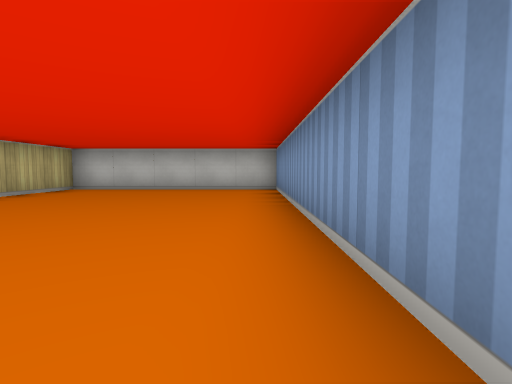
View 1 (above)

15 first-person views from a walk through a cub3D ray-caster map. The camera is about half as high as the walls, tilts 4° down and sees 80° across. The floor is counted in squares. Each view is taken from the middle of a square. On the plan, view 1 faces up. The plan holds only what a view shows up to about 9 squares ahead; the rest is blank.

View 2
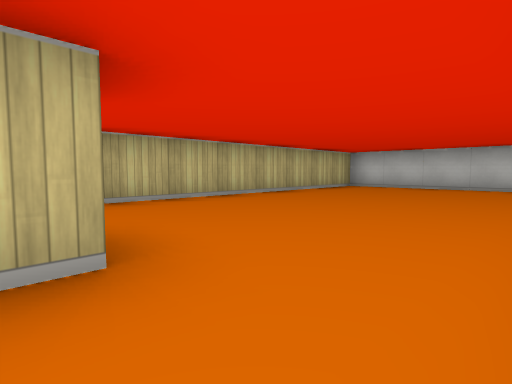

View 3
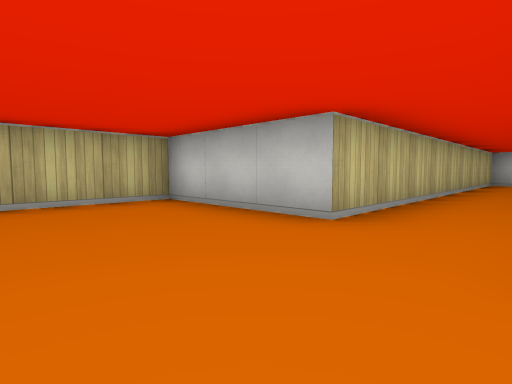

View 4
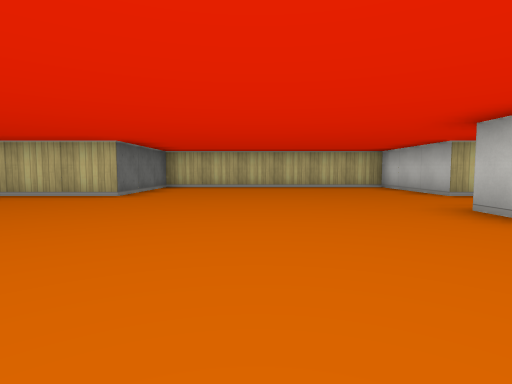

View 5
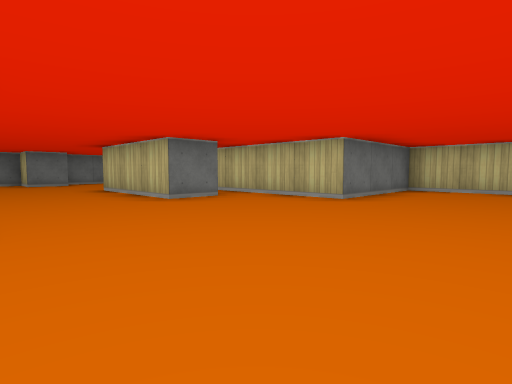

View 6
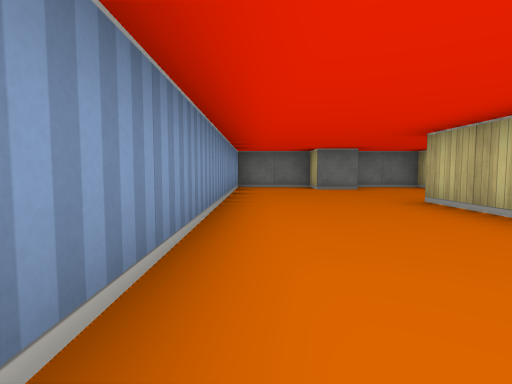

View 7
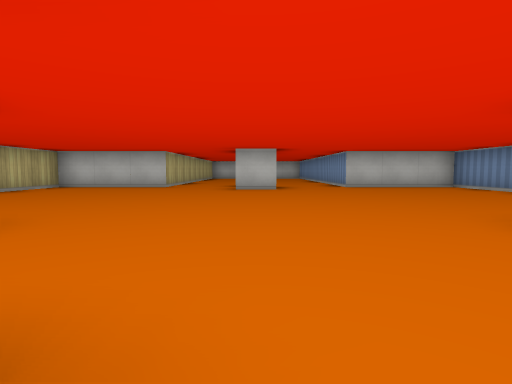

View 8
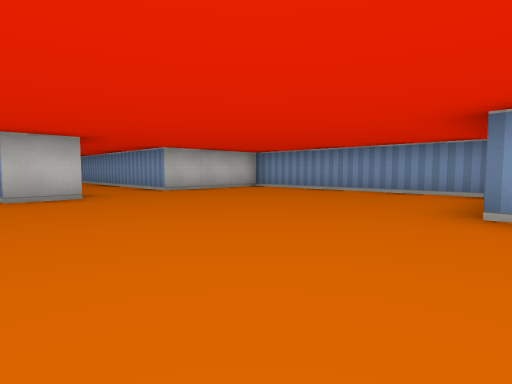

View 9
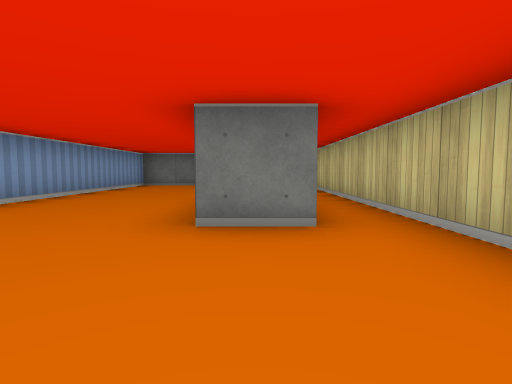

View 10
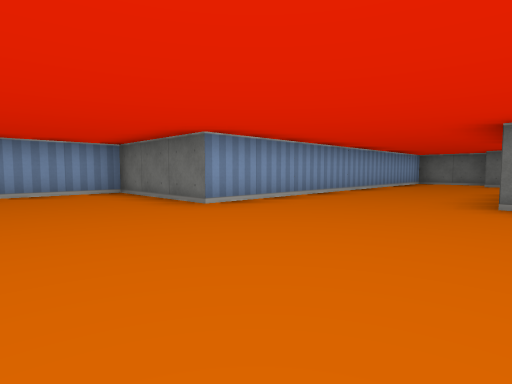

View 11
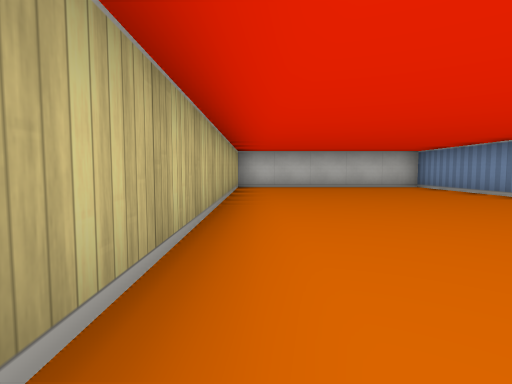

View 12
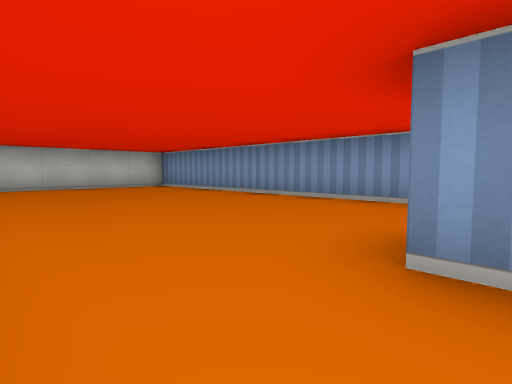

View 13
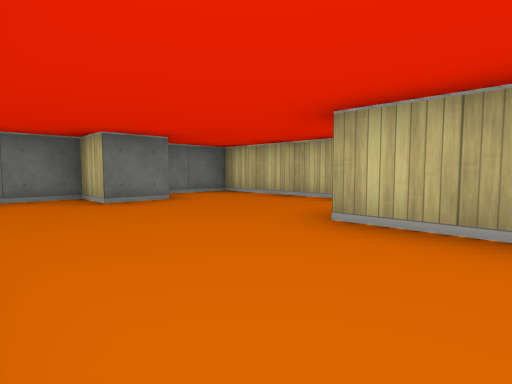

View 14
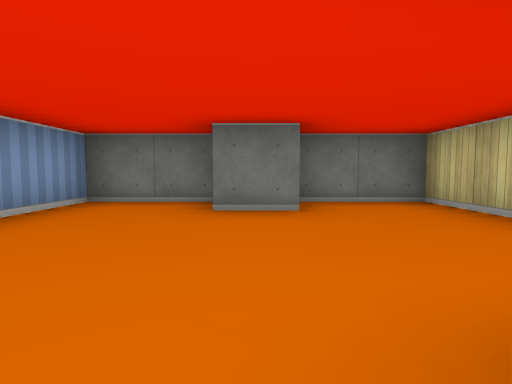

View 15
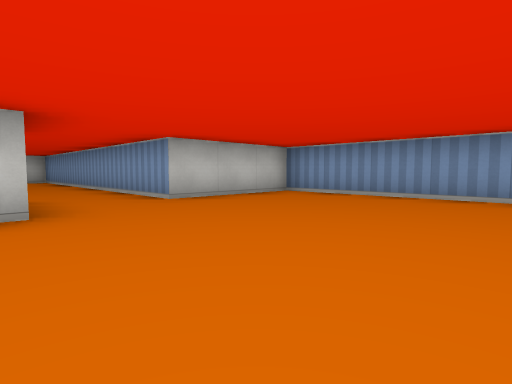

### Floor plan
Points are (right, up) in squares from view 1. A wall is a line through its corners. A room is listed if a view was taken in it or the views show most of it. See-through windows are left out.
Room 1 (view 1)
walls: (0.5, -0.5) (0.5, 7.5) (-4.5, 7.5) (-4.5, -0.5)
ways out: opening at (-3.5, -1) to room 2; opening at (-0.5, -1) to room 2
Room 2 (views 2, 3, 4, 5, 6, 7, 8, 9, 10, 11, 12, 13, 14, 15)
walls: (-3.6, -9.5) (-2.5, -9.5) (-2.5, -12.5); (-1.4, -2.5) (-2.5, -2.5) (-2.5, -0.5); (-1.5, -0.4) (-1.5, -1); (-4.5, -0.5) (-4.5, -1.5) (-7.5, -1.5) (-7.5, -7.5) (-4.5, -7.5) (-4.5, -16.5) (-2.6, -16.5); (-2.6, -15.5) (-1.5, -15.5) (-1.5, -16.5) (0.5, -16.5) (0.5, -7.5) (3.5, -7.5) (3.5, -1.5) (0.5, -1.5) (0.5, -0.5)
ways out: opening at (-3.5, -1) to room 1; opening at (-0.5, -1) to room 1

Where each view was taken, in squares from view 1:
view 1: 0 up, 0 right, facing up
view 2: 1 down, 0 right, facing up-left
view 3: 4 down, 3 left, facing up-left
view 4: 5 down, 1 right, facing left
view 5: 5 down, 0 right, facing down-left
view 6: 8 down, 0 right, facing down
view 7: 10 down, 2 left, facing up
view 8: 8 down, 3 left, facing up-right
view 9: 7 down, 3 left, facing down
view 10: 5 down, 3 left, facing down-right
view 11: 1 down, 4 left, facing up
view 12: 1 down, 4 left, facing up-right
view 13: 11 down, 0 right, facing down-left
view 14: 12 down, 2 left, facing down
view 15: 6 down, 2 left, facing up-right
